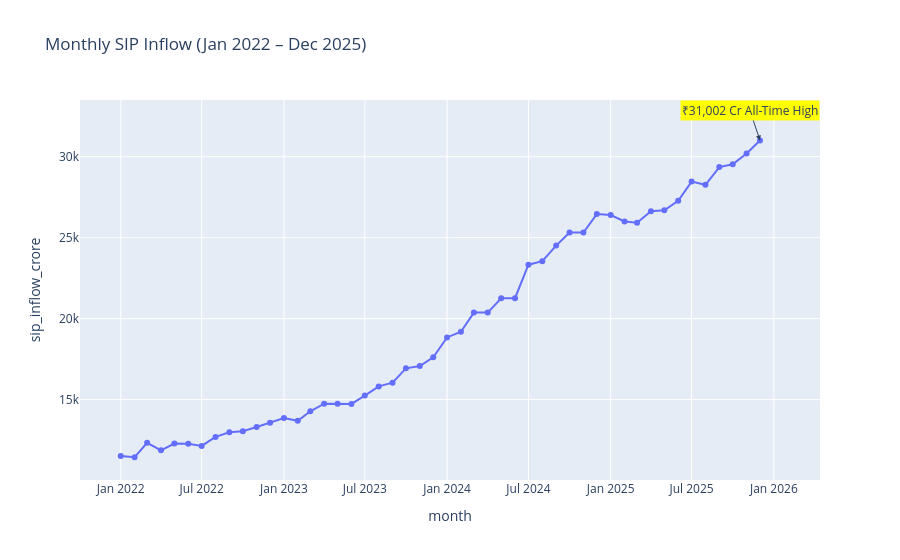

Notebook code cell kept with this figure:
### Code cell
fig.add_annotation(
    x=peak['month'],
    y=peak['sip_inflow_crore'],
    text="₹31,002 Cr All-Time High",
    showarrow=True,
    arrowhead=2,
    bgcolor="yellow"
)

fig.show()
